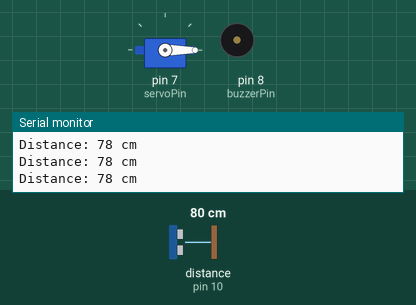
A sketch run on a simulated Arduino Uno, built with avr-gcc and run on an emulated ATmega328P. On the bench: servo, buzzer (waves = sounding, pin HIGH), the last lines printed to the serial monitor. Wiring (inferred from the names in the program): ultrasonic range finder: trigger pin 9; echo pin 10. The test bench sets the inputs (shaded band); at power-on: distance to the obstacle (sensor on pin 10) 80 cm. The echo pulse lasts 58.3 µs per cm; pins used as bus, display or sensor lines are not drawn.

Above: at 1.2 s.
1.3 s: distance to the obstacle (sensor on pin 10) set to 65 cm
2.8 s: distance to the obstacle (sensor on pin 10) set to 59 cm
At 3.5 s:
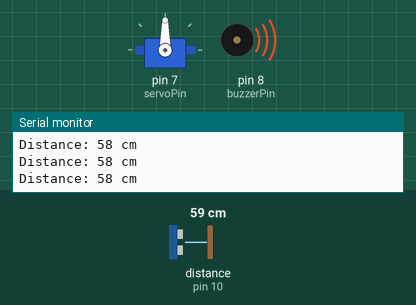
Timing chart, 0 to 5.8 s (numbered marks = the images above; inputs shaded):
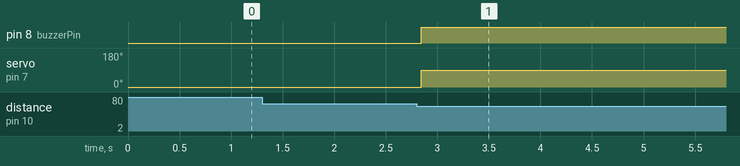

The sketch:

smart_AquaFlow_nov28a.ino
```cpp
#include <Servo.h>
#include <EEPROM.h>

// Pin definitions
const int trigPin = 9;
const int echoPin = 10;
const int buzzerPin = 8;
const int servoPin = 7;

// Distance thresholds (in cm)
const int activateMinDistance = 45;
const int activateMaxDistance = 60;
const int stopDistance = 10;

// State variables
bool buzzerOn = false;

// Time and distance tracking variables
unsigned long buzzerStartTime = 0;
int maxDistance = 0;

// EEPROM data tracking
int eepromWriteAddress = 0; // Tracks the current EEPROM write position

// Servo object
Servo myServo;

void setup() {
  Serial.begin(9600);

  pinMode(trigPin, OUTPUT);
  pinMode(echoPin, INPUT);
  pinMode(buzzerPin, OUTPUT);

  myServo.attach(servoPin);
  myServo.write(0);
  digitalWrite(buzzerPin, LOW);

  Serial.println("Press 'r' to retrieve stored data or 'c' to clear EEPROM.");
}

void loop() {
  // Check for serial commands
  if (Serial.available()) {
    char command = Serial.read();
    if (command == 'r') {
      retrieveData();
    } else if (command == 'c') {
      clearEEPROM();
    }
  }

  int distance = getDistance();
  Serial.print("Distance: ");
  Serial.print(distance);
  Serial.println(" cm");

  // Buzzer and servo control logic
  if (!buzzerOn && distance >= activateMinDistance && distance <= activateMaxDistance) {
    buzzerOn = true;
    maxDistance = distance;         // Initialize max distance
    buzzerStartTime = millis();     // Record start time
    digitalWrite(buzzerPin, HIGH);
    myServo.write(90);              // Rotate to 90°
    Serial.println("Buzzer ON");
  } else if (buzzerOn && distance <= stopDistance) {
    buzzerOn = false;
    digitalWrite(buzzerPin, LOW);
    myServo.write(0);               // Reset to 0°

    // Calculate liquid volume
    int liquidVolume = calculateLiquidVolume(maxDistance, stopDistance);

    // Log data to EEPROM
    storeData(buzzerStartTime, liquidVolume);

    Serial.print("Buzzer Duration: ");
    Serial.print(millis() - buzzerStartTime);
    Serial.println(" ms");

    Serial.print("Liquid Volume: ");
    Serial.print(liquidVolume);
    Serial.println(" liters");
  } else if (buzzerOn && distance > maxDistance) {
    maxDistance = distance;
  }

  delay(100);
}

// Function to calculate distance from the ultrasonic sensor
int getDistance() {
  digitalWrite(trigPin, LOW);
  delayMicroseconds(2);
  digitalWrite(trigPin, HIGH);
  delayMicroseconds(10);
  digitalWrite(trigPin, LOW);

  long duration = pulseIn(echoPin, HIGH);
  int distance = duration * 0.034 / 2;

  return distance;
}

// Function to calculate liquid volume based on maximum distance and stop distance
int calculateLiquidVolume(int maxDistance, int stopDistance) {
  return (maxDistance - stopDistance) * 10;
}

// Function to store data into EEPROM
void storeData(unsigned long startTime, int liquidVolume) {
  if (eepromWriteAddress + 8 < EEPROM.length()) {
    // Store startTime (4 bytes)
    EEPROM.put(eepromWriteAddress, startTime);
    eepromWriteAddress += sizeof(startTime);

    // Store liquidVolume (4 bytes)
    EEPROM.put(eepromWriteAddress, liquidVolume);
    eepromWriteAddress += sizeof(liquidVolume);

    Serial.println("Data logged: Time=" + String(startTime) + " ms, Volume=" + String(liquidVolume) + " liters");
  } else {
    Serial.println("EEPROM Full! Cannot store more data.");
  }
}

// Function to retrieve stored data from EEPROM
void retrieveData() {
  Serial.println("Retrieving stored data:");
  int readAddress = 0;

  while (readAddress + 8 <= eepromWriteAddress) {
    unsigned long startTime;
    int liquidVolume;

    // Read startTime (4 bytes)
    EEPROM.get(readAddress, startTime);
    readAddress += sizeof(startTime);

    // Read liquidVolume (4 bytes)
    EEPROM.get(readAddress, liquidVolume);
    readAddress += sizeof(liquidVolume);

    // Display retrieved data
    Serial.print("Time: ");
    Serial.print(startTime);
    Serial.print(" ms, Volume: ");
    Serial.print(liquidVolume);
    Serial.println(" liters");
  }

  Serial.println("Data retrieval complete.");
}

// Function to clear EEPROM
void clearEEPROM() {
  for (int i = 0; i < EEPROM.length(); i++) {
    EEPROM.write(i, 0);
  }
  eepromWriteAddress = 0;
  Serial.println("EEPROM Cleared.");
}
```

Measured:
- the behaviour switches between 62 and 61 cm on distance to the obstacle (sensor on pin 10) (found by bisection; images 0 and 1)
- after the input at 2.8 s, pin 8 (buzzerPin): LOW → HIGH at once; servo on pin 7 (servoPin): 0° → 90° at once
